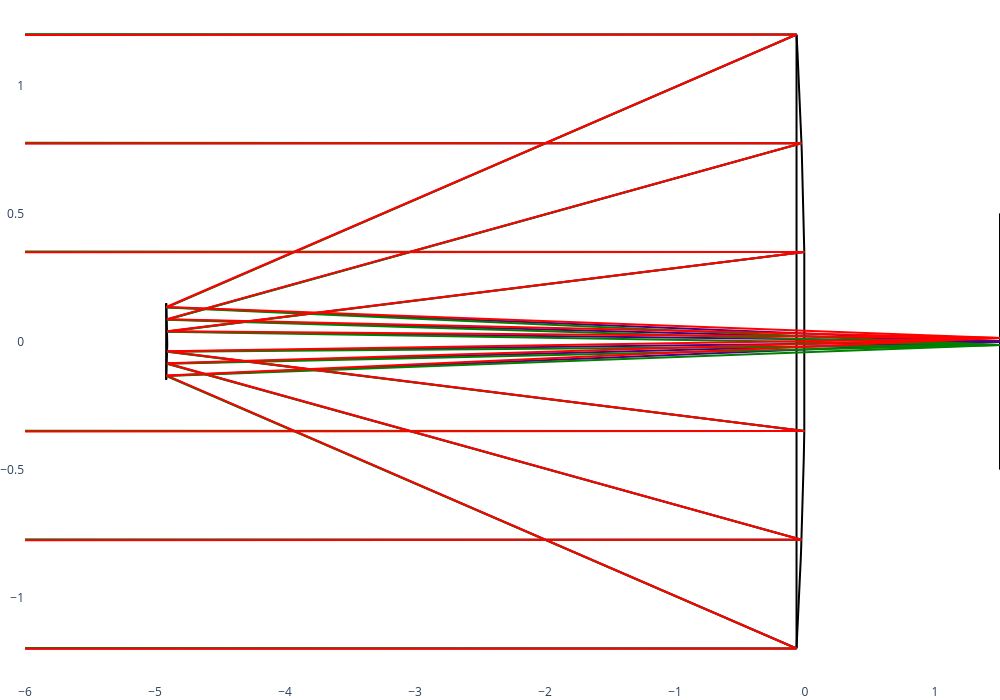

The code cell stored with this chart in its notebook:
### Code cell
HST_data = {
    'M1': {
        'Radius': 11040.,
        'Conic': -1.0022985,
        'Aperture': 2 * 1200.,
        'Obscuration':{
            'Inner': 2 * 350.,
            'Arm size': 25.,
            'Arm number': 4
        }
    },
    'M2': {
        'Radius': 1358.,
        'Conic': -1.49600,
        'Aperture': 2 * 150.
    },
    'Spacings': {
        'BFD': 1500.,
        'Separation': 4906.072
    }
}

# see Table E-1: https://ntrs.nasa.gov/api/citations/19910003124/downloads/19910003124.pdf?

import numpy as np
import time
from copy import deepcopy
import batoid

from Batoid4LOFT import defineCoordinate, utils, optic, build, details, correction, plot, layout

class Hubble:
    def __init__(self, WL=650e-9):
        """
        Initialize the HST object with a Zemax file.
        """
        self.HST = None               # Will store the HST object
        self.WL = WL                  # Example wavelength in meters
        self.fieldBias = 0.           # Field bias parameter in degress
        self._HST()

    def _HST(self):
        """
        Original HST function from user code.

        Parameters:
        param (int): Parameter for initialization (default is 0).
        """
        ### Meters conversion coef ###
        K = 1000
        ##############################

        ### Primary ###
        R1, conic1, inner1, outter1 = -HST_data['M1']['Radius']/K, HST_data['M1']['Conic'], HST_data['M1']['Obscuration']['Inner']/K, HST_data['M1']['Aperture']/K
        M1coord = defineCoordinate().local()
        M1 = optic('M1', type='Quadric', RoC=R1, conic=conic1, inDiam=inner1, outDiam=outter1, coordSys=M1coord).mirrorWithSpider(4, 0.025)
        ###############

        ### Seconday ###
        R2, conic2, outter2 = -HST_data['M2']['Radius']/K, HST_data['M2']['Conic'], HST_data['M2']['Aperture']/K
        pos2 = -HST_data['Spacings']['Separation']/K
        M2coord = defineCoordinate(posZ=pos2).local()
        M2 = optic('M2', type='Quadric', RoC=R2, conic=conic2, outDiam=outter2, coordSys=M2coord).mirror()
        ################

        ### Detector ###
        outterD = 1
        posD = HST_data['Spacings']['BFD']/K
        Dcoord = defineCoordinate(posZ=posD).local()
        D = optic('D', outDiam=outterD, coordSys=Dcoord).detector()
        ################

        ### HST ###
        self.HST = build.compoundOptic(M1, M2, D,
                                       pupilSize=outter1, backDist=6,
                                       EPcoord=defineCoordinate(posZ=0).local())

    def showLayout(self, show="2D"):
        """
        Original showLayout function.

        Parameters:
        show (str): Display mode (e.g., "2D" or "3D").
        """
        if self.HST is None:
            raise ValueError("HST is not initialized. Call STP() first.")

        start = time.time()
        M1 = self.HST.items[0]

        ## Number of rays per field
        nbOfRaysPerField = 6  # should be even

        ## Rays of central field
        anglX, anglY = 0, 0
        anglY += self.fieldBias
        field0 = layout.rayBundle(self.HST, self.WL, M1.inDiam, M1.outDiam, anglX, anglY, nbOfRaysPerField)

        ## Rays of central field 1
        anglX, anglY = 0, -50/3600
        anglY += self.fieldBias
        field1 = layout.rayBundle(self.HST, self.WL, M1.inDiam, M1.outDiam, anglX, anglY, nbOfRaysPerField)

        ## Rays of central field 2
        anglX, anglY = 0, 50/3600
        anglY += self.fieldBias
        field2 = layout.rayBundle(self.HST, self.WL, M1.inDiam, M1.outDiam, anglX, anglY, nbOfRaysPerField)

        ## Optics' lines
        opticsContours2D = layout.getAllLines(self.HST)
        opticsContours3D = deepcopy(opticsContours2D)  # Copy for nested use

        ## 2D visualization
        if show == '2D':
            layout.visualized2D(len(field0), *opticsContours2D,
                                *field0, *field1, *field2)

        ## 3D visualization
        if show == '3D':
            layout.visualized3D(len(field0), *opticsContours3D,
                                *field0, *field1, *field2)

        print('2D or 3D calculation + plot time', np.round(time.time() - start, decimals=5), 's')

    def showSpotDiagram(self, fieldX=0, fieldY=0, pattern="Hexapolar", density=1, scale=None):
        """
        Original showSpotDiagram function.

        Parameters:
        fieldX (float): Field X position.
        fieldY (float): Field Y position.
        pattern (str): Pattern type (default "Hexapolar").
        density (int): Ray density (default 1).
        scale (float): Scale factor.
        """
        if self.HST is None:
            raise ValueError("HST is not initialized. Call STP() first.")

        infoHST = details(self.HST, fieldX=fieldX, fieldY=fieldY+self.fieldBias, wavelength=self.WL)
        airyR = infoHST.airyRadius(offFieldY=self.fieldBias)

        print('Working F/#                  :', np.round(infoHST.workingFNumber(offFieldY=self.fieldBias), decimals=5))

        plot.spotDiagram(self.HST, fieldX=fieldX, fieldY=fieldY+self.fieldBias, wavelength=self.WL,
                         fieldBias=self.fieldBias, density=density, pattern=pattern, airyR=airyR, scale=scale
                         )

    def showFootPrint(self, surface=None, fieldX=0, fieldY=0, pattern="Hexapolar", density=1, centered=True):
        """
        Original showFootPrint function.

        Parameters:
        surface: Surface on which to display footprint.
        fieldX (float): Field X position.
        fieldY (float): Field Y position.
        pattern (str): Ray pattern (default "Hexapolar").
        density (int): Ray density (default 1).
        centered (bool): Whether to center the footprint (default True).
        """
        if self.HST is None:
            raise ValueError("HST is not initialized. Call STP() first.")

        infoHST = details(self.HST, fieldX=fieldX, fieldY=fieldY+self.fieldBias, wavelength=self.WL)

        FP = infoHST.footPrint(surface=surface, pattern=pattern, density=density, globalCoord=True)

        plot.footPrint(FP, centered=centered)

    def showWavefrontMap(self, fieldX=0, fieldY=0, npx=1024):
        """
        Original showWavefrontMap function.

        Parameters:
        fieldX (float): Field X position.
        fieldY (float): Field Y position.
        npx (int): Number of pixels (default 1024).
        """
        if self.HST is None:
            raise ValueError("HST is not initialized. Call STP() first.")

        infoHST = details(self.HST, fieldX=fieldX, fieldY=fieldY+self.fieldBias, wavelength=self.WL)
        WF = infoHST.wavefront(npx=npx, background=False)

        XPdiam = utils.XPdiam(self.HST, theta_x=fieldX, theta_y=fieldY+self.fieldBias, wavelength=self.WL)
        XPpos = utils.exitPupilPos(optic=self.HST, wavelength=self.WL)
        print(XPdiam * 1000, (XPpos[-1] - self.HST.items[-1].coordSys.origin[-1]) * 1000)

        plot.wavefront(WF, self.WL, [fieldX, fieldY], title='batoid', rotation='180')

        print('')
        infoHST.wavefrontZnk(npx=npx, jmax=15, eps=0, show=True)

        xp, yp = utils.getXY(self.HST, fieldX, fieldY+self.fieldBias, self.WL, npx)
        Znk = infoHST.wavefrontZnk(npx=npx, jmax=37, eps=0, show=False)
        WF, removed = correction.removeTiltWavefront(WF, Znk, xp, yp, removeTilt=True, removePiston=False)

        plot.wavefront(WF, self.WL, [fieldX, fieldY], title='batoid removed tilt', rotation='180', tiltrmv=removed)
    
    def showHuygensPSF(self, fieldX=0, fieldY=0, npx=1024):
        if self.HST is None:
            raise ValueError("HST is not initialized. Call STP() first.")
        
        PSF = batoid.analysis.huygensPSF(optic=self.HST,
                                         theta_x=np.deg2rad(fieldX),
                                         theta_y=np.deg2rad(fieldY),
                                         wavelength=self.WL,
                                         projection='zemax',
                                         nx=npx,
                                         dx=2e-6, dy=2e-6,
                                         reference='chief').array
        
        infoHST = details(self.HST, fieldX=fieldX, fieldY=fieldY+self.fieldBias, wavelength=self.WL)
        airyR = infoHST.airyRadius(offFieldY=self.fieldBias)

        print('AIRY', airyR)

        StrehlRatio = infoHST.strehlRatio()
        PSF = PSF * StrehlRatio / np.max(PSF)

        plot.psf2D(PSF, airyR)


# Example usage
if __name__ == "__main__": 

    # Defining field
    fieldX, fieldY = 0/3600, 50/3600

    HST = Hubble(WL=650e-9)

    HST.showLayout(show='2D')

### Figure 1 — Plotly figure (JSON) as saved in the notebook; plotly's stock layout.template omitted (floating-point values rounded to 4 significant figures)
{"data": [{"hovertemplate": "<extra></extra>", "legendgroup": "", "line": {"color": "#636efa", "dash": "solid"}, "marker": {"symbol": "circle"}, "mode": "lines", "name": "", "orientation": "v", "showlegend": false, "type": "scatter", "xaxis": "x", "yaxis": "y"}, {"hovertemplate": "z=%{x}<br>y=%{y}<extra></extra>", "legendgroup": "", "line": {"color": "black", "dash": "solid"}, "marker": {"symbol": "circle"}, "mode": "lines", "name": "", "orientation": "v", "showlegend": false, "type": "scatter", "x": [-0.06522, -0.06142, -0.05775, -0.05418, -0.05073, -0.04739, -0.04416, -0.04105, -0.03806, -0.03517, -0.0324, -0.02975, -0.0272, -0.02477, -0.02246, -0.02025, -0.01817, -0.01619, -0.01433, -0.01258, -0.01095, -0.009428, -0.008021, -0.006728, -0.005548], "xaxis": "x", "y": [-1.2, -1.165, -1.129, -1.094, -1.058, -1.023, -0.9875, -0.9521, -0.9167, -0.8812, -0.8458, -0.8104, -0.775, -0.7396, -0.7042, -0.6687, -0.6333, -0.5979, -0.5625, -0.5271, -0.4917, -0.4562, -0.4208, -0.3854, -0.35], "yaxis": "y"}, {"hovertemplate": "z=%{x}<br>y=%{y}<extra></extra>", "legendgroup": "", "line": {"color": "black", "dash": "solid"}, "marker": {"symbol": "circle"}, "mode": "lines", "name": "", "orientation": "v", "showlegend": false, "type": "scatter", "x": [-0.005548, -0.006728, -0.008021, -0.009428, -0.01095, -0.01258, -0.01433, -0.01619, -0.01817, -0.02025, -0.02246, -0.02477, -0.0272, -0.02975, -0.0324, -0.03517, -0.03806, -0.04105, -0.04416, -0.04739, -0.05073, -0.05418, -0.05775, -0.06142, -0.06522], "xaxis": "x", "y": [0.35, 0.3854, 0.4208, 0.4562, 0.4917, 0.5271, 0.5625, 0.5979, 0.6333, 0.6687, 0.7042, 0.7396, 0.775, 0.8104, 0.8458, 0.8812, 0.9167, 0.9521, 0.9875, 1.023, 1.058, 1.094, 1.129, 1.165, 1.2], "yaxis": "y"}, {"hovertemplate": "z=%{x}<br>y=%{y}<extra></extra>", "legendgroup": "", "line": {"color": "black", "dash": "solid"}, "marker": {"symbol": "circle"}, "mode": "lines", "name": "", "orientation": "v", "showlegend": false, "type": "scatter", "x": [-0.06522, -0.06142, -0.05775, -0.05418, -0.05073, -0.04739, -0.04416, -0.04105, -0.03806, -0.03517, -0.0324, -0.02975, -0.0272, -0.02477, -0.02246, -0.02025, -0.01817, -0.01619, -0.01433, -0.01258, -0.01095, -0.009428, -0.008021, -0.006728, -0.005548], "xaxis": "x", "y": [0.0, 0.0, 0.0, 0.0, 0.0, 0.0, 0.0, 0.0, 0.0, 0.0, 0.0, 0.0, 0.0, 0.0, 0.0, 0.0, 0.0, 0.0, 0.0, 0.0, 0.0, 0.0, 0.0, 0.0, 0.0], "yaxis": "y"}, {"hovertemplate": "z=%{x}<br>y=%{y}<extra></extra>", "legendgroup": "", "line": {"color": "black", "dash": "solid"}, "marker": {"symbol": "circle"}, "mode": "lines", "name": "", "orientation": "v", "showlegend": false, "type": "scatter", "x": [-0.005548, -0.006728, -0.008021, -0.009428, -0.01095, -0.01258, -0.01433, -0.01619, -0.01817, -0.02025, -0.02246, -0.02477, -0.0272, -0.02975, -0.0324, -0.03517, -0.03806, -0.04105, -0.04416, -0.04739, -0.05073, -0.05418, -0.05775, -0.06142, -0.06522], "xaxis": "x", "y": [0.0, 0.0, 0.0, 0.0, 0.0, 0.0, 0.0, 0.0, 0.0, 0.0, 0.0, 0.0, 0.0, 0.0, 0.0, 0.0, 0.0, 0.0, 0.0, 0.0, 0.0, 0.0, 0.0, 0.0, 0.0], "yaxis": "y"}, {"hovertemplate": "z=%{x}<br>y=%{y}<extra></extra>", "legendgroup": "", "line": {"color": "black", "dash": "solid"}, "marker": {"symbol": "circle"}, "mode": "lines", "name": "", "orientation": "v", "showlegend": false, "type": "scatter", "x": [-0.06522, -0.06522, -0.06522, -0.06522, -0.06522, -0.06522, -0.06522, -0.06522, -0.06522, -0.06522, -0.06522, -0.06522, -0.06522, -0.06522, -0.06522, -0.06522, -0.06522, -0.06522, -0.06522, -0.06522, -0.06522, -0.06522, -0.06522, -0.06522, -0.06522, -0.06522, -0.06522, -0.06522, -0.06522, -0.06522, -0.06522, -0.06522, -0.06522, -0.06522, -0.06522, -0.06522, -0.06522, -0.06522, -0.06522, -0.06522, -0.06522, -0.06522, -0.06522, -0.06522, -0.06522, -0.06522, -0.06522, -0.06522, -0.06522, -0.06522], "xaxis": "x", "y": [0.0, 0.1535, 0.3044, 0.4503, 0.5889, 0.7177, 0.8348, 0.9382, 1.026, 1.097, 1.15, 1.185, 1.199, 1.194, 1.17, 1.126, 1.064, 0.9842, 0.8883, 0.7779, 0.6546, 0.5207, 0.3781, 0.2294, 0.07688, -0.07688, -0.2294, -0.3781, -0.5207, -0.6546, -0.7779, -0.8883, -0.9842, -1.064, -1.126, -1.17, -1.194, -1.199, -1.185, -1.15, -1.097, -1.026, -0.9382, -0.8348, -0.7177, -0.5889, -0.4503, -0.3044, -0.1535, -2.939e-16], "yaxis": "y"}, {"hovertemplate": "z=%{x}<br>y=%{y}<extra></extra>", "legendgroup": "", "line": {"color": "black", "dash": "solid"}, "marker": {"symbol": "circle"}, "mode": "lines", "name": "", "orientation": "v", "showlegend": false, "type": "scatter", "x": [-0.005548, -0.005548, -0.005548, -0.005548, -0.005548, -0.005548, -0.005548, -0.005548, -0.005548, -0.005548, -0.005548, -0.005548, -0.005548, -0.005548, -0.005548, -0.005548, -0.005548, -0.005548, -0.005548, -0.005548, -0.005548, -0.005548, -0.005548, -0.005548, -0.005548, -0.005548, -0.005548, -0.005548, -0.005548, -0.005548, -0.005548, -0.005548, -0.005548, -0.005548, -0.005548, -0.005548, -0.005548, -0.005548, -0.005548, -0.005548, -0.005548, -0.005548, -0.005548, -0.005548, -0.005548, -0.005548, -0.005548, -0.005548, -0.005548, -0.005548], "xaxis": "x", "y": [0.0, 0.04476, 0.08878, 0.1313, 0.1718, 0.2093, 0.2435, 0.2736, 0.2993, 0.32, 0.3355, 0.3455, 0.3498, 0.3484, 0.3412, 0.3285, 0.3103, 0.2871, 0.2591, 0.2269, 0.1909, 0.1519, 0.1103, 0.06691, 0.02242, -0.02242, -0.06691, -0.1103, -0.1519, -0.1909, -0.2269, -0.2591, -0.2871, -0.3103, -0.3285, -0.3412, -0.3484, -0.3498, -0.3455, -0.3355, -0.32, -0.2993, -0.2736, -0.2435, -0.2093, -0.1718, -0.1313, -0.08878, -0.04476, -8.573e-17], "yaxis": "y"}, {"hovertemplate": "z=%{x}<br>y=%{y}<extra></extra>", "legendgroup": "", "line": {"color": "black", "dash": "solid"}, "marker": {"symbol": "circle"}, "mode": "lines", "name": "", "orientation": "v", "showlegend": false, "type": "scatter", "x": [-4.914, -4.914, -4.913, -4.912, -4.912, -4.911, -4.911, -4.91, -4.91, -4.909, -4.909, -4.909, -4.908, -4.908, -4.908, -4.907, -4.907, -4.907, -4.907, -4.906, -4.906, -4.906, -4.906, -4.906, -4.906, -4.906, -4.906, -4.906, -4.906, -4.906, -4.906, -4.907, -4.907, -4.907, -4.907, -4.908, -4.908, -4.908, -4.909, -4.909, -4.909, -4.91, -4.91, -4.911, -4.911, -4.912, -4.912, -4.913, -4.914, -4.914], "xaxis": "x", "y": [-0.15, -0.1439, -0.1378, -0.1316, -0.1255, -0.1194, -0.1133, -0.1071, -0.101, -0.0949, -0.08878, -0.08265, -0.07653, -0.07041, -0.06429, -0.05816, -0.05204, -0.04592, -0.0398, -0.03367, -0.02755, -0.02143, -0.01531, -0.009184, -0.003061, 0.003061, 0.009184, 0.01531, 0.02143, 0.02755, 0.03367, 0.0398, 0.04592, 0.05204, 0.05816, 0.06429, 0.07041, 0.07653, 0.08265, 0.08878, 0.0949, 0.101, 0.1071, 0.1133, 0.1194, 0.1255, 0.1316, 0.1378, 0.1439, 0.15], "yaxis": "y"}, {"hovertemplate": "z=%{x}<br>y=%{y}<extra></extra>", "legendgroup": "", "line": {"color": "black", "dash": "solid"}, "marker": {"symbol": "circle"}, "mode": "lines", "name": "", "orientation": "v", "showlegend": false, "type": "scatter", "x": [-4.914, -4.914, -4.913, -4.912, -4.912, -4.911, -4.911, -4.91, -4.91, -4.909, -4.909, -4.909, -4.908, -4.908, -4.908, -4.907, -4.907, -4.907, -4.907, -4.906, -4.906, -4.906, -4.906, -4.906, -4.906, -4.906, -4.906, -4.906, -4.906, -4.906, -4.906, -4.907, -4.907, -4.907, -4.907, -4.908, -4.908, -4.908, -4.909, -4.909, -4.909, -4.91, -4.91, -4.911, -4.911, -4.912, -4.912, -4.913, -4.914, -4.914], "xaxis": "x", "y": [0.0, 0.0, 0.0, 0.0, 0.0, 0.0, 0.0, 0.0, 0.0, 0.0, 0.0, 0.0, 0.0, 0.0, 0.0, 0.0, 0.0, 0.0, 0.0, 0.0, 0.0, 0.0, 0.0, 0.0, 0.0, 0.0, 0.0, 0.0, 0.0, 0.0, 0.0, 0.0, 0.0, 0.0, 0.0, 0.0, 0.0, 0.0, 0.0, 0.0, 0.0, 0.0, 0.0, 0.0, 0.0, 0.0, 0.0, 0.0, 0.0, 0.0], "yaxis": "y"}, {"hovertemplate": "z=%{x}<br>y=%{y}<extra></extra>", "legendgroup": "", "line": {"color": "black", "dash": "solid"}, "marker": {"symbol": "circle"}, "mode": "lines", "name": "", "orientation": "v", "showlegend": false, "type": "scatter", "x": [-4.914, -4.914, -4.914, -4.914, -4.914, -4.914, -4.914, -4.914, -4.914, -4.914, -4.914, -4.914, -4.914, -4.914, -4.914, -4.914, -4.914, -4.914, -4.914, -4.914, -4.914, -4.914, -4.914, -4.914, -4.914, -4.914, -4.914, -4.914, -4.914, -4.914, -4.914, -4.914, -4.914, -4.914, -4.914, -4.914, -4.914, -4.914, -4.914, -4.914, -4.914, -4.914, -4.914, -4.914, -4.914, -4.914, -4.914, -4.914, -4.914, -4.914], "xaxis": "x", "y": [0.0, 0.01918, 0.03805, 0.05629, 0.07361, 0.08972, 0.1044, 0.1173, 0.1283, 0.1372, 0.1438, 0.1481, 0.1499, 0.1493, 0.1462, 0.1408, 0.133, 0.123, 0.111, 0.09723, 0.08183, 0.06508, 0.04727, 0.02867, 0.009611, -0.009611, -0.02867, -0.04727, -0.06508, -0.08183, -0.09723, -0.111, -0.123, -0.133, -0.1408, -0.1462, -0.1493, -0.1499, -0.1481, -0.1438, -0.1372, -0.1283, -0.1173, -0.1044, -0.08972, -0.07361, -0.05629, -0.03805, -0.01918, -3.674e-17], "yaxis": "y"}, {"hovertemplate": "z=%{x}<br>y=%{y}<extra></extra>", "legendgroup": "", "line": {"color": "black", "dash": "solid"}, "marker": {"symbol": "circle"}, "mode": "lines", "name": "", "orientation": "v", "showlegend": false, "type": "scatter", "x": [1.5, 1.5, 1.5, 1.5, 1.5, 1.5, 1.5, 1.5, 1.5, 1.5, 1.5, 1.5, 1.5, 1.5, 1.5, 1.5, 1.5, 1.5, 1.5, 1.5, 1.5, 1.5, 1.5, 1.5, 1.5, 1.5, 1.5, 1.5, 1.5, 1.5, 1.5, 1.5, 1.5, 1.5, 1.5, 1.5, 1.5, 1.5, 1.5, 1.5, 1.5, 1.5, 1.5, 1.5, 1.5, 1.5, 1.5, 1.5, 1.5, 1.5], "xaxis": "x", "y": [-0.5, -0.4796, -0.4592, -0.4388, -0.4184, -0.398, -0.3776, -0.3571, -0.3367, -0.3163, -0.2959, -0.2755, -0.2551, -0.2347, -0.2143, -0.1939, -0.1735, -0.1531, -0.1327, -0.1122, -0.09184, -0.07143, -0.05102, -0.03061, -0.0102, 0.0102, 0.03061, 0.05102, 0.07143, 0.09184, 0.1122, 0.1327, 0.1531, 0.1735, 0.1939, 0.2143, 0.2347, 0.2551, 0.2755, 0.2959, 0.3163, 0.3367, 0.3571, 0.3776, 0.398, 0.4184, 0.4388, 0.4592, 0.4796, 0.5], "yaxis": "y"}, {"hovertemplate": "z=%{x}<br>y=%{y}<extra></extra>", "legendgroup": "", "line": {"color": "black", "dash": "solid"}, "marker": {"symbol": "circle"}, "mode": "lines", "name": "", "orientation": "v", "showlegend": false, "type": "scatter", "x": [1.5, 1.5, 1.5, 1.5, 1.5, 1.5, 1.5, 1.5, 1.5, 1.5, 1.5, 1.5, 1.5, 1.5, 1.5, 1.5, 1.5, 1.5, 1.5, 1.5, 1.5, 1.5, 1.5, 1.5, 1.5, 1.5, 1.5, 1.5, 1.5, 1.5, 1.5, 1.5, 1.5, 1.5, 1.5, 1.5, 1.5, 1.5, 1.5, 1.5, 1.5, 1.5, 1.5, 1.5, 1.5, 1.5, 1.5, 1.5, 1.5, 1.5], "xaxis": "x", "y": [0.0, 0.0, 0.0, 0.0, 0.0, 0.0, 0.0, 0.0, 0.0, 0.0, 0.0, 0.0, 0.0, 0.0, 0.0, 0.0, 0.0, 0.0, 0.0, 0.0, 0.0, 0.0, 0.0, 0.0, 0.0, 0.0, 0.0, 0.0, 0.0, 0.0, 0.0, 0.0, 0.0, 0.0, 0.0, 0.0, 0.0, 0.0, 0.0, 0.0, 0.0, 0.0, 0.0, 0.0, 0.0, 0.0, 0.0, 0.0, 0.0, 0.0], "yaxis": "y"}, {"hovertemplate": "z=%{x}<br>y=%{y}<extra></extra>", "legendgroup": "", "line": {"color": "black", "dash": "solid"}, "marker": {"symbol": "circle"}, "mode": "lines", "name": "", "orientation": "v", "showlegend": false, "type": "scatter", "x": [1.5, 1.5, 1.5, 1.5, 1.5, 1.5, 1.5, 1.5, 1.5, 1.5, 1.5, 1.5, 1.5, 1.5, 1.5, 1.5, 1.5, 1.5, 1.5, 1.5, 1.5, 1.5, 1.5, 1.5, 1.5, 1.5, 1.5, 1.5, 1.5, 1.5, 1.5, 1.5, 1.5, 1.5, 1.5, 1.5, 1.5, 1.5, 1.5, 1.5, 1.5, 1.5, 1.5, 1.5, 1.5, 1.5, 1.5, 1.5, 1.5, 1.5], "xaxis": "x", "y": [0.0, 0.06394, 0.1268, 0.1876, 0.2454, 0.2991, 0.3478, 0.3909, 0.4276, 0.4572, 0.4793, 0.4936, 0.4997, 0.4977, 0.4875, 0.4692, 0.4433, 0.4101, 0.3701, 0.3241, 0.2728, 0.2169, 0.1576, 0.09558, 0.03204, -0.03204, -0.09558, -0.1576, -0.2169, -0.2728, -0.3241, -0.3701, -0.4101, -0.4433, -0.4692, -0.4875, -0.4977, -0.4997, -0.4936, -0.4793, -0.4572, -0.4276, -0.3909, -0.3478, -0.2991, -0.2454, -0.1876, -0.1268, -0.06394, -1.225e-16], "yaxis": "y"}, {"hovertemplate": "z=%{x}<br>y=%{y}<extra></extra>", "legendgroup": "", "line": {"color": "indigo", "dash": "solid"}, "marker": {"symbol": "circle"}, "mode": "lines", "name": "", "orientation": "v", "showlegend": false, "type": "scatter", "x": [-6.0, -0.06522], "xaxis": "x", "y": [-1.2, -1.2], "yaxis": "y"}, {"hovertemplate": "z=%{x}<br>y=%{y}<extra></extra>", "legendgroup": "", "line": {"color": "indigo", "dash": "solid"}, "marker": {"symbol": "circle"}, "mode": "lines", "name": "", "orientation": "v", "showlegend": false, "type": "scatter", "x": [-0.06522, -4.913], "xaxis": "x", "y": [-1.2, -0.1336], "yaxis": "y"}, {"hovertemplate": "z=%{x}<br>y=%{y}<extra></extra>", "legendgroup": "", "line": {"color": "indigo", "dash": "solid"}, "marker": {"symbol": "circle"}, "mode": "lines", "name": "", "orientation": "v", "showlegend": false, "type": "scatter", "x": [-4.913, 1.5], "xaxis": "x", "y": [-0.1336, -5.576e-06], "yaxis": "y"}, {"hovertemplate": "z=%{x}<br>y=%{y}<extra></extra>", "legendgroup": "", "line": {"color": "indigo", "dash": "solid"}, "marker": {"symbol": "circle"}, "mode": "lines", "name": "", "orientation": "v", "showlegend": false, "type": "scatter", "x": [-6.0, -0.0272], "xaxis": "x", "y": [-0.775, -0.775], "yaxis": "y"}, {"hovertemplate": "z=%{x}<br>y=%{y}<extra></extra>", "legendgroup": "", "line": {"color": "indigo", "dash": "solid"}, "marker": {"symbol": "circle"}, "mode": "lines", "name": "", "orientation": "v", "showlegend": false, "type": "scatter", "x": [-0.0272, -4.909], "xaxis": "x", "y": [-0.775, -0.08624], "yaxis": "y"}, {"hovertemplate": "z=%{x}<br>y=%{y}<extra></extra>", "legendgroup": "", "line": {"color": "indigo", "dash": "solid"}, "marker": {"symbol": "circle"}, "mode": "lines", "name": "", "orientation": "v", "showlegend": false, "type": "scatter", "x": [-4.909, 1.5], "xaxis": "x", "y": [-0.08624, -1.66e-06], "yaxis": "y"}, {"hovertemplate": "z=%{x}<br>y=%{y}<extra></extra>", "legendgroup": "", "line": {"color": "indigo", "dash": "solid"}, "marker": {"symbol": "circle"}, "mode": "lines", "name": "", "orientation": "v", "showlegend": false, "type": "scatter", "x": [-6.0, -0.005548], "xaxis": "x", "y": [-0.35, -0.35], "yaxis": "y"}, {"hovertemplate": "z=%{x}<br>y=%{y}<extra></extra>", "legendgroup": "", "line": {"color": "indigo", "dash": "solid"}, "marker": {"symbol": "circle"}, "mode": "lines", "name": "", "orientation": "v", "showlegend": false, "type": "scatter", "x": [-0.005548, -4.907], "xaxis": "x", "y": [-0.35, -0.03893], "yaxis": "y"}, {"hovertemplate": "z=%{x}<br>y=%{y}<extra></extra>", "legendgroup": "", "line": {"color": "indigo", "dash": "solid"}, "marker": {"symbol": "circle"}, "mode": "lines", "name": "", "orientation": "v", "showlegend": false, "type": "scatter", "x": [-4.907, 1.5], "xaxis": "x", "y": [-0.03893, -2.424e-07], "yaxis": "y"}, {"hovertemplate": "z=%{x}<br>y=%{y}<extra></extra>", "legendgroup": "", "line": {"color": "indigo", "dash": "solid"}, "marker": {"symbol": "circle"}, "mode": "lines", "name": "", "orientation": "v", "showlegend": false, "type": "scatter", "x": [-6.0, -0.005548], "xaxis": "x", "y": [0.35, 0.35], "yaxis": "y"}, {"hovertemplate": "z=%{x}<br>y=%{y}<extra></extra>", "legendgroup": "", "line": {"color": "indigo", "dash": "solid"}, "marker": {"symbol": "circle"}, "mode": "lines", "name": "", "orientation": "v", "showlegend": false, "type": "scatter", "x": [-0.005548, -4.907], "xaxis": "x", "y": [0.35, 0.03893], "yaxis": "y"}, {"hovertemplate": "z=%{x}<br>y=%{y}<extra></extra>", "legendgroup": "", "line": {"color": "indigo", "dash": "solid"}, "marker": {"symbol": "circle"}, "mode": "lines", "name": "", "orientation": "v", "showlegend": false, "type": "scatter", "x": [-4.907, 1.5], "xaxis": "x", "y": [0.03893, 2.424e-07], "yaxis": "y"}, {"hovertemplate": "z=%{x}<br>y=%{y}<extra></extra>", "legendgroup": "", "line": {"color": "indigo", "dash": "solid"}, "marker": {"symbol": "circle"}, "mode": "lines", "name": "", "orientation": "v", "showlegend": false, "type": "scatter", "x": [-6.0, -0.0272], "xaxis": "x", "y": [0.775, 0.775], "yaxis": "y"}, {"hovertemplate": "z=%{x}<br>y=%{y}<extra></extra>", "legendgroup": "", "line": {"color": "indigo", "dash": "solid"}, "marker": {"symbol": "circle"}, "mode": "lines", "name": "", "orientation": "v", "showlegend": false, "type": "scatter", "x": [-0.0272, -4.909], "xaxis": "x", "y": [0.775, 0.08624], "yaxis": "y"}, {"hovertemplate": "z=%{x}<br>y=%{y}<extra></extra>", "legendgroup": "", "line": {"color": "indigo", "dash": "solid"}, "marker": {"symbol": "circle"}, "mode": "lines", "name": "", "orientation": "v", "showlegend": false, "type": "scatter", "x": [-4.909, 1.5], "xaxis": "x", "y": [0.08624, 1.66e-06], "yaxis": "y"}, {"hovertemplate": "z=%{x}<br>y=%{y}<extra></extra>", "legendgroup": "", "line": {"color": "indigo", "dash": "solid"}, "marker": {"symbol": "circle"}, "mode": "lines", "name": "", "orientation": "v", "showlegend": false, "type": "scatter", "x": [-6.0, -0.06522], "xaxis": "x", "y": [1.2, 1.2], "yaxis": "y"}, {"hovertemplate": "z=%{x}<br>y=%{y}<extra></extra>", "legendgroup": "", "line": {"color": "indigo", "dash": "solid"}, "marker": {"symbol": "circle"}, "mode": "lines", "name": "", "orientation": "v", "showlegend": false, "type": "scatter", "x": [-0.06522, -4.913], "xaxis": "x", "y": [1.2, 0.1336], "yaxis": "y"}, {"hovertemplate": "z=%{x}<br>y=%{y}<extra></extra>", "legendgroup": "", "line": {"color": "indigo", "dash": "solid"}, "marker": {"symbol": "circle"}, "mode": "lines", "name": "", "orientation": "v", "showlegend": false, "type": "scatter", "x": [-4.913, 1.5], "xaxis": "x", "y": [0.1336, 5.576e-06], "yaxis": "y"}, {"hovertemplate": "z=%{x}<br>y=%{y}<extra></extra>", "legendgroup": "", "line": {"color": "green", "dash": "solid"}, "marker": {"symbol": "circle"}, "mode": "lines", "name": "", "orientation": "v", "showlegend": false, "type": "scatter", "x": [-6.0, -0.06522], "xaxis": "x", "y": [-1.199, -1.2], "yaxis": "y"}, {"hovertemplate": "z=%{x}<br>y=%{y}<extra></extra>", "legendgroup": "", "line": {"color": "green", "dash": "solid"}, "marker": {"symbol": "circle"}, "mode": "lines", "name": "", "orientation": "v", "showlegend": false, "type": "scatter", "x": [-0.06522, -4.913], "xaxis": "x", "y": [-1.2, -0.1348], "yaxis": "y"}, {"hovertemplate": "z=%{x}<br>y=%{y}<extra></extra>", "legendgroup": "", "line": {"color": "green", "dash": "solid"}, "marker": {"symbol": "circle"}, "mode": "lines", "name": "", "orientation": "v", "showlegend": false, "type": "scatter", "x": [-4.913, 1.5], "xaxis": "x", "y": [-0.1348, -0.01396], "yaxis": "y"}, {"hovertemplate": "z=%{x}<br>y=%{y}<extra></extra>", "legendgroup": "", "line": {"color": "green", "dash": "solid"}, "marker": {"symbol": "circle"}, "mode": "lines", "name": "", "orientation": "v", "showlegend": false, "type": "scatter", "x": [-6.0, -0.0272], "xaxis": "x", "y": [-0.7735, -0.775], "yaxis": "y"}, {"hovertemplate": "z=%{x}<br>y=%{y}<extra></extra>", "legendgroup": "", "line": {"color": "green", "dash": "solid"}, "marker": {"symbol": "circle"}, "mode": "lines", "name": "", "orientation": "v", "showlegend": false, "type": "scatter", "x": [-0.0272, -4.909], "xaxis": "x", "y": [-0.775, -0.08743], "yaxis": "y"}, {"hovertemplate": "z=%{x}<br>y=%{y}<extra></extra>", "legendgroup": "", "line": {"color": "green", "dash": "solid"}, "marker": {"symbol": "circle"}, "mode": "lines", "name": "", "orientation": "v", "showlegend": false, "type": "scatter", "x": [-4.909, 1.5], "xaxis": "x", "y": [-0.08743, -0.01396], "yaxis": "y"}, {"hovertemplate": "z=%{x}<br>y=%{y}<extra></extra>", "legendgroup": "", "line": {"color": "green", "dash": "solid"}, "marker": {"symbol": "circle"}, "mode": "lines", "name": "", "orientation": "v", "showlegend": false, "type": "scatter", "x": [-6.0, -0.005548], "xaxis": "x", "y": [-0.3485, -0.35], "yaxis": "y"}, {"hovertemplate": "z=%{x}<br>y=%{y}<extra></extra>", "legendgroup": "", "line": {"color": "green", "dash": "solid"}, "marker": {"symbol": "circle"}, "mode": "lines", "name": "", "orientation": "v", "showlegend": false, "type": "scatter", "x": [-0.005548, -4.907], "xaxis": "x", "y": [-0.35, -0.04012], "yaxis": "y"}, {"hovertemplate": "z=%{x}<br>y=%{y}<extra></extra>", "legendgroup": "", "line": {"color": "green", "dash": "solid"}, "marker": {"symbol": "circle"}, "mode": "lines", "name": "", "orientation": "v", "showlegend": false, "type": "scatter", "x": [-4.907, 1.5], "xaxis": "x", "y": [-0.04012, -0.01396], "yaxis": "y"}, {"hovertemplate": "z=%{x}<br>y=%{y}<extra></extra>", "legendgroup": "", "line": {"color": "green", "dash": "solid"}, "marker": {"symbol": "circle"}, "mode": "lines", "name": "", "orientation": "v", "showlegend": false, "type": "scatter", "x": [-6.0, -0.005548], "xaxis": "x", "y": [0.3515, 0.35], "yaxis": "y"}, {"hovertemplate": "z=%{x}<br>y=%{y}<extra></extra>", "legendgroup": "", "line": {"color": "green", "dash": "solid"}, "marker": {"symbol": "circle"}, "mode": "lines", "name": "", "orientation": "v", "showlegend": false, "type": "scatter", "x": [-0.005548, -4.907], "xaxis": "x", "y": [0.35, 0.03774], "yaxis": "y"}, {"hovertemplate": "z=%{x}<br>y=%{y}<extra></extra>", "legendgroup": "", "line": {"color": "green", "dash": "solid"}, "marker": {"symbol": "circle"}, "mode": "lines", "name": "", "orientation": "v", "showlegend": false, "type": "scatter", "x": [-4.907, 1.5], "xaxis": "x", "y": [0.03774, -0.01396], "yaxis": "y"}, {"hovertemplate": "z=%{x}<br>y=%{y}<extra></extra>", "legendgroup": "", "line": {"color": "green", "dash": "solid"}, "marker": {"symbol": "circle"}, "mode": "lines", "name": "", "orientation": "v", "showlegend": false, "type": "scatter", "x": [-6.0, -0.0272], "xaxis": "x", "y": [0.7765, 0.775], "yaxis": "y"}, {"hovertemplate": "z=%{x}<br>y=%{y}<extra></extra>", "legendgroup": "", "line": {"color": "green", "dash": "solid"}, "marker": {"symbol": "circle"}, "mode": "lines", "name": "", "orientation": "v", "showlegend": false, "type": "scatter", "x": [-0.0272, -4.909], "xaxis": "x", "y": [0.775, 0.08504], "yaxis": "y"}, {"hovertemplate": "z=%{x}<br>y=%{y}<extra></extra>", "legendgroup": "", "line": {"color": "green", "dash": "solid"}, "marker": {"symbol": "circle"}, "mode": "lines", "name": "", "orientation": "v", "showlegend": false, "type": "scatter", "x": [-4.909, 1.5], "xaxis": "x", "y": [0.08504, -0.01396], "yaxis": "y"}, {"hovertemplate": "z=%{x}<br>y=%{y}<extra></extra>", "legendgroup": "", "line": {"color": "green", "dash": "solid"}, "marker": {"symbol": "circle"}, "mode": "lines", "name": "", "orientation": "v", "showlegend": false, "type": "scatter", "x": [-6.0, -0.06522], "xaxis": "x", "y": [1.201, 1.2], "yaxis": "y"}, {"hovertemplate": "z=%{x}<br>y=%{y}<extra></extra>", "legendgroup": "", "line": {"color": "green", "dash": "solid"}, "marker": {"symbol": "circle"}, "mode": "lines", "name": "", "orientation": "v", "showlegend": false, "type": "scatter", "x": [-0.06522, -4.913], "xaxis": "x", "y": [1.2, 0.1324], "yaxis": "y"}, {"hovertemplate": "z=%{x}<br>y=%{y}<extra></extra>", "legendgroup": "", "line": {"color": "green", "dash": "solid"}, "marker": {"symbol": "circle"}, "mode": "lines", "name": "", "orientation": "v", "showlegend": false, "type": "scatter", "x": [-4.913, 1.5], "xaxis": "x", "y": [0.1324, -0.01396], "yaxis": "y"}, {"hovertemplate": "z=%{x}<br>y=%{y}<extra></extra>", "legendgroup": "", "line": {"color": "red", "dash": "solid"}, "marker": {"symbol": "circle"}, "mode": "lines", "name": "", "orientation": "v", "showlegend": false, "type": "scatter", "x": [-6.0, -0.06522], "xaxis": "x", "y": [-1.201, -1.2], "yaxis": "y"}, {"hovertemplate": "z=%{x}<br>y=%{y}<extra></extra>", "legendgroup": "", "line": {"color": "red", "dash": "solid"}, "marker": {"symbol": "circle"}, "mode": "lines", "name": "", "orientation": "v", "showlegend": false, "type": "scatter", "x": [-0.06522, -4.913], "xaxis": "x", "y": [-1.2, -0.1324], "yaxis": "y"}, {"hovertemplate": "z=%{x}<br>y=%{y}<extra></extra>", "legendgroup": "", "line": {"color": "red", "dash": "solid"}, "marker": {"symbol": "circle"}, "mode": "lines", "name": "", "orientation": "v", "showlegend": false, "type": "scatter", "x": [-4.913, 1.5], "xaxis": "x", "y": [-0.1324, 0.01396], "yaxis": "y"}, {"hovertemplate": "z=%{x}<br>y=%{y}<extra></extra>", "legendgroup": "", "line": {"color": "red", "dash": "solid"}, "marker": {"symbol": "circle"}, "mode": "lines", "name": "", "orientation": "v", "showlegend": false, "type": "scatter", "x": [-6.0, -0.0272], "xaxis": "x", "y": [-0.7765, -0.775], "yaxis": "y"}, {"hovertemplate": "z=%{x}<br>y=%{y}<extra></extra>", "legendgroup": "", "line": {"color": "red", "dash": "solid"}, "marker": {"symbol": "circle"}, "mode": "lines", "name": "", "orientation": "v", "showlegend": false, "type": "scatter", "x": [-0.0272, -4.909], "xaxis": "x", "y": [-0.775, -0.08504], "yaxis": "y"}, {"hovertemplate": "z=%{x}<br>y=%{y}<extra></extra>", "legendgroup": "", "line": {"color": "red", "dash": "solid"}, "marker": {"symbol": "circle"}, "mode": "lines", "name": "", "orientation": "v", "showlegend": false, "type": "scatter", "x": [-4.909, 1.5], "xaxis": "x", "y": [-0.08504, 0.01396], "yaxis": "y"}, {"hovertemplate": "z=%{x}<br>y=%{y}<extra></extra>", "legendgroup": "", "line": {"color": "red", "dash": "solid"}, "marker": {"symbol": "circle"}, "mode": "lines", "name": "", "orientation": "v", "showlegend": false, "type": "scatter", "x": [-6.0, -0.005548], "xaxis": "x", "y": [-0.3515, -0.35], "yaxis": "y"}, {"hovertemplate": "z=%{x}<br>y=%{y}<extra></extra>", "legendgroup": "", "line": {"color": "red", "dash": "solid"}, "marker": {"symbol": "circle"}, "mode": "lines", "name": "", "orientation": "v", "showlegend": false, "type": "scatter", "x": [-0.005548, -4.907], "xaxis": "x", "y": [-0.35, -0.03774], "yaxis": "y"}, {"hovertemplate": "z=%{x}<br>y=%{y}<extra></extra>", "legendgroup": "", "line": {"color": "red", "dash": "solid"}, "marker": {"symbol": "circle"}, "mode": "lines", "name": "", "orientation": "v", "showlegend": false, "type": "scatter", "x": [-4.907, 1.5], "xaxis": "x", "y": [-0.03774, 0.01396], "yaxis": "y"}, {"hovertemplate": "z=%{x}<br>y=%{y}<extra></extra>", "legendgroup": "", "line": {"color": "red", "dash": "solid"}, "marker": {"symbol": "circle"}, "mode": "lines", "name": "", "orientation": "v", "showlegend": false, "type": "scatter", "x": [-6.0, -0.005548], "xaxis": "x", "y": [0.3485, 0.35], "yaxis": "y"}, {"hovertemplate": "z=%{x}<br>y=%{y}<extra></extra>", "legendgroup": "", "line": {"color": "red", "dash": "solid"}, "marker": {"symbol": "circle"}, "mode": "lines", "name": "", "orientation": "v", "showlegend": false, "type": "scatter", "x": [-0.005548, -4.907], "xaxis": "x", "y": [0.35, 0.04012], "yaxis": "y"}, {"hovertemplate": "z=%{x}<br>y=%{y}<extra></extra>", "legendgroup": "", "line": {"color": "red", "dash": "solid"}, "marker": {"symbol": "circle"}, "mode": "lines", "name": "", "orientation": "v", "showlegend": false, "type": "scatter", "x": [-4.907, 1.5], "xaxis": "x", "y": [0.04012, 0.01396], "yaxis": "y"}, {"hovertemplate": "z=%{x}<br>y=%{y}<extra></extra>", "legendgroup": "", "line": {"color": "red", "dash": "solid"}, "marker": {"symbol": "circle"}, "mode": "lines", "name": "", "orientation": "v", "showlegend": false, "type": "scatter", "x": [-6.0, -0.0272], "xaxis": "x", "y": [0.7735, 0.775], "yaxis": "y"}, {"hovertemplate": "z=%{x}<br>y=%{y}<extra></extra>", "legendgroup": "", "line": {"color": "red", "dash": "solid"}, "marker": {"symbol": "circle"}, "mode": "lines", "name": "", "orientation": "v", "showlegend": false, "type": "scatter", "x": [-0.0272, -4.909], "xaxis": "x", "y": [0.775, 0.08743], "yaxis": "y"}, {"hovertemplate": "z=%{x}<br>y=%{y}<extra></extra>", "legendgroup": "", "line": {"color": "red", "dash": "solid"}, "marker": {"symbol": "circle"}, "mode": "lines", "name": "", "orientation": "v", "showlegend": false, "type": "scatter", "x": [-4.909, 1.5], "xaxis": "x", "y": [0.08743, 0.01396], "yaxis": "y"}, {"hovertemplate": "z=%{x}<br>y=%{y}<extra></extra>", "legendgroup": "", "line": {"color": "red", "dash": "solid"}, "marker": {"symbol": "circle"}, "mode": "lines", "name": "", "orientation": "v", "showlegend": false, "type": "scatter", "x": [-6.0, -0.06522], "xaxis": "x", "y": [1.199, 1.2], "yaxis": "y"}, {"hovertemplate": "z=%{x}<br>y=%{y}<extra></extra>", "legendgroup": "", "line": {"color": "red", "dash": "solid"}, "marker": {"symbol": "circle"}, "mode": "lines", "name": "", "orientation": "v", "showlegend": false, "type": "scatter", "x": [-0.06522, -4.913], "xaxis": "x", "y": [1.2, 0.1348], "yaxis": "y"}, {"hovertemplate": "z=%{x}<br>y=%{y}<extra></extra>", "legendgroup": "", "line": {"color": "red", "dash": "solid"}, "marker": {"symbol": "circle"}, "mode": "lines", "name": "", "orientation": "v", "showlegend": false, "type": "scatter", "x": [-4.913, 1.5], "xaxis": "x", "y": [0.1348, 0.01396], "yaxis": "y"}], "layout": {"height": 700, "legend": {"tracegroupgap": 0}, "margin": {"b": 0, "l": 0, "r": 0, "t": 0}, "paper_bgcolor": "rgb(255,255,255)", "plot_bgcolor": "rgb(255,255,255)", "scene": {"xaxis": {"title": {"text": "x (meters)"}}, "yaxis": {"title": {"text": "y (meters)"}}}, "width": 1000, "xaxis": {"anchor": "y", "domain": [0, 1]}, "yaxis": {"anchor": "x", "domain": [0, 1]}}}
